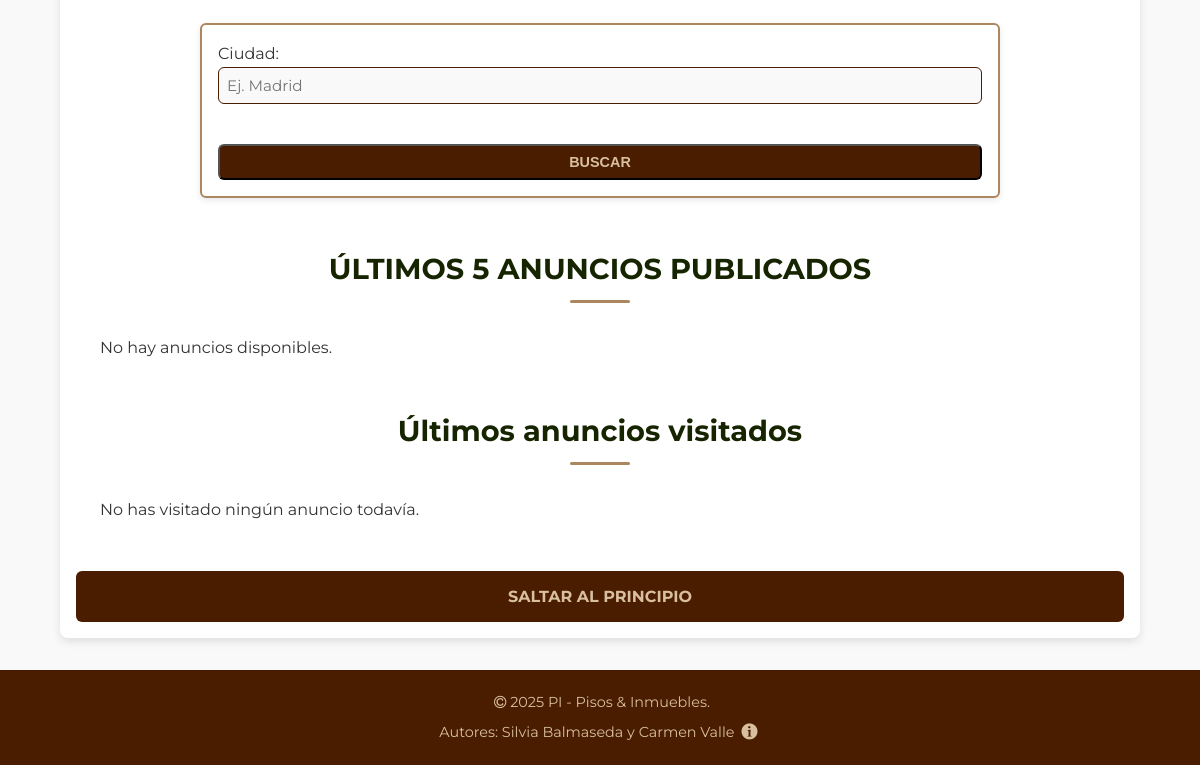
Before: / (lower part) with the older database file.
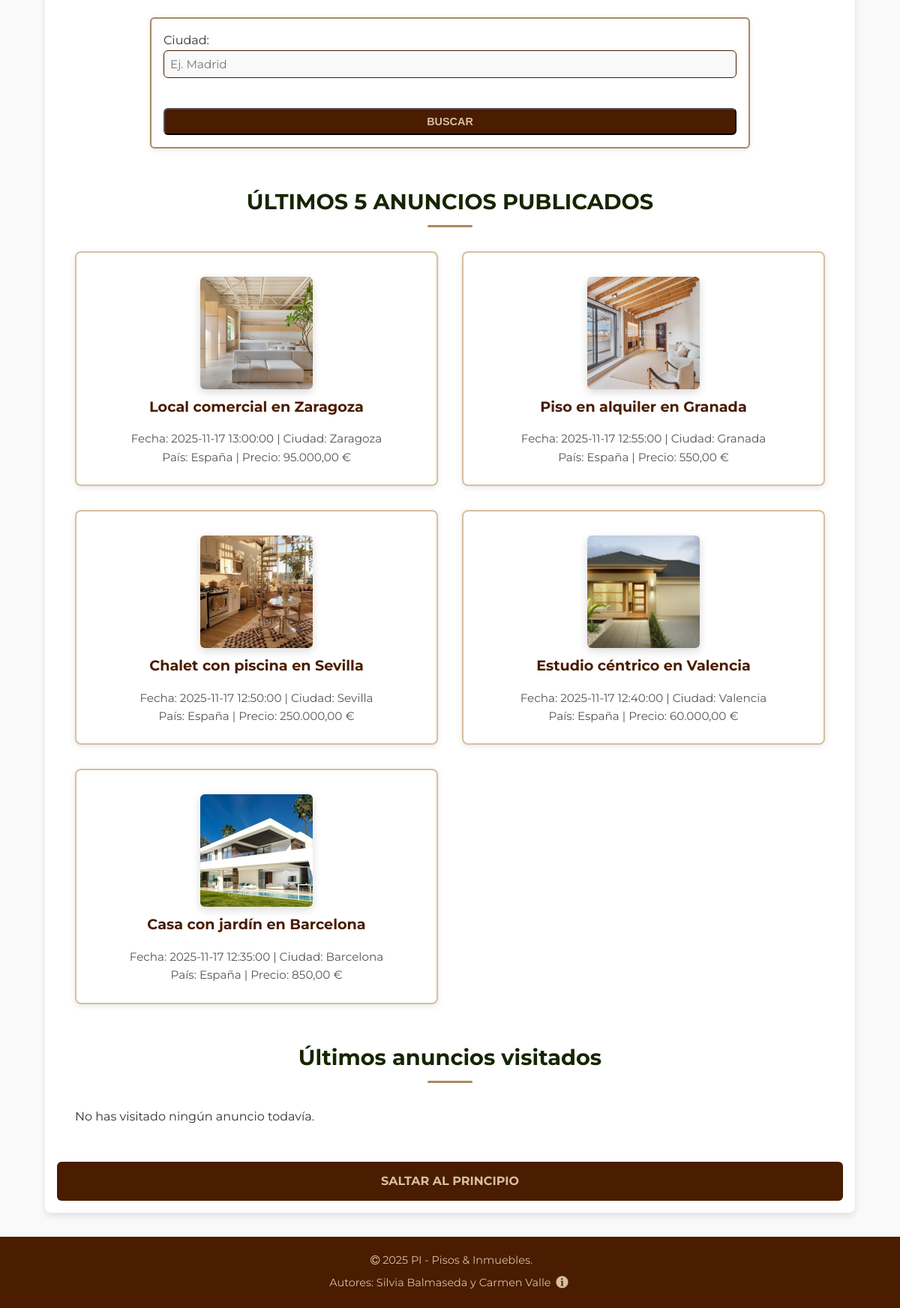
After: the same page with the newer database file.
### tables this page shows
CREATE TABLE `anuncios` (
  `IdAnuncio` int(11) NOT NULL,
  `TAnuncio` smallint(6) DEFAULT NULL,
  `TVivienda` smallint(6) DEFAULT NULL,
  `FPrincipal` varchar(200) DEFAULT NULL,
  `Alternativo` varchar(255) NOT NULL,
  `Titulo` varchar(255) DEFAULT NULL,
  `Precio` double(10,2) DEFAULT NULL,
  `Texto` text DEFAULT NULL,
  `Ciudad` varchar(100) DEFAULT NULL,
  `Pais` int(11) DEFAULT NULL,
  `Superficie` double(10,2) DEFAULT NULL,
  `NHabitaciones` int(11) DEFAULT NULL,
  `NBanyos` int(11) DEFAULT NULL,
  `Planta` int(11) DEFAULT NULL,
  `Anyo` int(11) DEFAULT NULL,
  `FRegistro` datetime DEFAULT NULL,
  `Usuario` int(11) DEFAULT NULL
);

CREATE TABLE `paises` (
  `IdPaises` int(11) NOT NULL,
  `NomPais` text NOT NULL
);

### includes/precio.php (called while the page is built, shortened)
<?php
if (!function_exists('resolve_image_url')) {
    function resolve_image_url($fotoCandidate) {
        $basename = basename($fotoCandidate);
        $pathRootImg = __DIR__ . '/../imagenes/' . $basename;
        $pathPractica = __DIR__ . '/../DAW/practica/imagenes/' . $basename;
        if (file_exists($pathPractica)) return 'DAW/practica/imagenes/' . $basename;
        return 'DAW/practica/imagenes/anuncio2.jpg';
    }
}
?>

### index.php (the view, shortened to what this page needs)
<?php
require_once __DIR__ . '/includes/precio.php';
require_once("cabecera.inc");
require_once __DIR__ . '/includes/conexion.php';
?>
<main>
  <section>
    <form action="resultados.php" method="get">
      <p>
        <label for="consulta">Ciudad:</label>
        <input type="text" id="consulta" name="ciudad" placeholder="Ej. Madrid">
        <button type="submit"><strong>BUSCAR</strong></button>
      </p>
    </form>
  </section>
  <section class="anuncios">
    <h2>ÚLTIMOS 5 ANUNCIOS PUBLICADOS</h2>
    <ul>
      <?php
      try {
          $stmt = $conexion->query("SELECT a.IdAnuncio, a.Titulo, a.FPrincipal, a.FRegistro, a.Ciudad, p.NomPais, a.Precio
                                      FROM Anuncios a
                                      LEFT JOIN Paises p ON a.Pais = p.IdPaises
                                      ORDER BY a.FRegistro DESC
                                      LIMIT 5");
          $ultimos = $stmt->fetchAll(PDO::FETCH_ASSOC);
      } catch (Exception $e) {
          $ultimos = [];
      }
      if (empty($ultimos)) {
          echo '<li>No hay anuncios disponibles.</li>';
      } else {
          foreach ($ultimos as $a) {
            $img = 'DAW/practica/imagenes/anuncio2.jpg';
            if (!empty($a['FPrincipal'])) {
              $img = resolve_image_url($a['FPrincipal']);
            }
              $titulo = htmlspecialchars($a['Titulo'] ?: 'Sin título');
              $ciudad = htmlspecialchars($a['Ciudad'] ?: '—');
              $pais = htmlspecialchars($a['NomPais'] ?: '—');
              $precio = $a['Precio'] !== null ? number_format((float)$a['Precio'], 2, ',', '.') . ' €' : '—';
              echo "<li><article><a href=\"anuncio.php?id={$a['IdAnuncio']}\"><img src=\"{$img}\" alt=\"{$titulo}\" width=\"150\"><h3>{$titulo}</h3></a><p>Fecha: {$a['FRegistro']} | Ciudad: {$ciudad} <br>País: {$pais} | Precio: {$precio}</p></article></li>";
          }
      }
      ?>
    </ul>
  </section>
  <?php
  require_once("panelVisitados.inc");
  require_once("salto.inc");
  ?>
</main>
<?php
require_once("pie.inc");
?>

Changed rows visible on the page:
added anuncios: FPrincipal (picture), Titulo "Local comercial en Zaragoza", FRegistro "2025-11-17 13:00:00", Ciudad "Zaragoza", Pais.NomPais "España", Precio "95.000,00 €"
added anuncios: FPrincipal (picture), Titulo "Piso en alquiler en Granada", FRegistro "2025-11-17 12:55:00", Ciudad "Granada", Pais.NomPais "España", Precio "550,00 €"
added anuncios: FPrincipal (picture), Titulo "Chalet con piscina en Sevilla", FRegistro "2025-11-17 12:50:00", Ciudad "Sevilla", Pais.NomPais "España", Precio "250.000,00 €"
added anuncios: FPrincipal (picture), Titulo "Estudio céntrico en Valencia", FRegistro "2025-11-17 12:40:00", Ciudad "Valencia", Pais.NomPais "España", Precio "60.000,00 €"
added anuncios: FPrincipal (picture), Titulo "Casa con jardín en Barcelona", FRegistro "2025-11-17 12:35:00", Ciudad "Barcelona", Pais.NomPais "España", Precio "850,00 €"
Other visible differences:
text no longer shown: "No hay anuncios disponibles."
